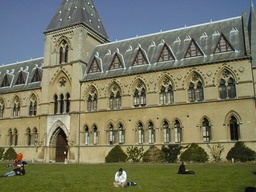
#> input picture 3d reconstruction/data/library/library1.jpg, 256 x 192 px, shrunk from 512 x 384 before the run, given in place of papadimitriou.png, which was not available
$ python hybrid_image.py   (Python 2 division)   (older library calls are emulated)
#> lines starting #> are read from the running program, lines starting #| are printed output that depends on the picture; pictures that were not available may be replaced by others from this repository, and a replacement may not be noted
### hybrid image/helper.py
import matplotlib.pyplot as plt
import numpy as np
import scipy.misc

# ------------------------------ useful functions ------------------------------- #
def gaussian_kernel(sigma, width = 5):

    kernel_val = np.zeros((width, width))
    center = (width - 1)/2
    for i in range(width):
        for j in range(width):
            dist_square = (center - i) ** 2 + (center - j) ** 2
            kernel_val[i, j] = np.exp(-dist_square/2.0/sigma**2)
    return kernel_val/np.sum(kernel_val)


def padding(img, width = 5):

    pad_len = int((width - 1)/2)
    return np.pad(img, [(pad_len, pad_len), (pad_len, pad_len), (0,0)], 'constant')


def convolution(kernel, patch):
    return np.sum(kernel * patch)


def Filter(img, sigma, width, type = "Gaussian"):

    if type == "Gaussian":
        d1, d2, d3 = img.shape
        new_img = np.zeros((d1, d2, d3))
        center = (width - 1)/2
        pad_img = padding(img, width)
        kernel = gaussian_kernel(sigma, width)

        for k in range(d3):
            for i in range(d1):
                for j in range(d2):
                    new_img[i, j, k] = convolution(kernel, pad_img[i:2*center+i+1, j:2*center+j+1, k])
        return new_img
    elif type == "Laplacian":
        return img - Filter(img, sigma, width, "Gaussian")


def normalize(ref_img, tgt_img):

    d3 = tgt_img.shape[2]
    new_img = np.zeros(tgt_img.shape)

    for k in range(d3):
        ref_min, ref_max = np.min(ref_img[:,:,k]), np.max(ref_img[:,:,k])
        tgt_min, tgt_max = np.min(tgt_img[:,:,k]), np.max(tgt_img[:,:,k])
        new_img[:,:,k] = ref_min + float(ref_max - ref_min)/float(tgt_max - tgt_min) * (tgt_img[:,:,k] - tgt_min)

    return new_img


def sharpen(img, sigma, width = 5, level = 0):
    return normalize(img, img + level * Filter(img, sigma, width, "Laplacian"))


def rgb_to_gray(img):
    return 0.2989 * img[:,:,0] + 0.5870 * img[:,:,1] + 0.1140 * img[:,:,2]

# [6 lines left out: function crop, not called in this run]
# --------------------------- functions for hybrid image ------------------------ #

def low_pass_filter(img, sigma, width):
    return Filter(img, sigma, width, "Gaussian")


def high_pass_filter(img, sigma, width):
    return Filter(img, sigma, width, "Laplacian")


def hybrid_image(img1, img2, sigma1, sigma2, width, alpha):
    return (1 - alpha) * low_pass_filter(img1, sigma1, width) + alpha * high_pass_filter(img2, sigma2, width)


# [17 lines left out: functions resample, pyramid, not called in this run]

### hybrid image/align_image_code.py
import math
import numpy as np
import matplotlib.pyplot as plt
import skimage.transform as sktr


def get_points(im1, im2):
    print('Please select 2 points in each image for alignment.')
    plt.imshow(im1)
    p1, p2 = plt.ginput(2)
    plt.close()
    plt.imshow(im2)
    p3, p4 = plt.ginput(2)
    plt.close()
    return (p1, p2, p3, p4)

# [59 lines left out: functions recenter, find_centers, align_image_centers, rescale_images, rotate_im1, match_img_size, not called in this run]

def align_images(im1, im2):
    pts = get_points(im1, im2)
    im1, im2 = align_image_centers(im1, im2, pts)
    im1, im2 = rescale_images(im1, im2, pts)
    im1, angle = rotate_im1(im1, im2, pts)
    im1, im2 = match_img_size(im1, im2)
    return im1, im2

### hybrid image/hybrid_image.py

# coding: utf-8

# In[1]:

import matplotlib
import matplotlib.pyplot as plt
from align_image_code import *
from helper import *

#%matplotlib inline
# get_ipython().magic('matplotlib qt')


# In[2]:

# First load images

# low sf
im1 = plt.imread('./papadimitriou.png')[:,:,:3]
#> im1 is the input picture: shape (192, 256, 3); mean R, G, B 116.2, 117.4, 94.6

# high sf
im2 = plt.imread('./malik.png')[:,:,:3]
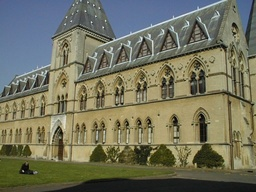
#> input picture 3d reconstruction/data/library/library2.jpg, 256 x 192 px, shrunk from 512 x 384 before the run, given in place of malik.png, which was not available
#> im2 is the input picture: shape (192, 256, 3); mean R, G, B 114.3, 114.3, 93.7


# In[3]:

# sharpen and normalize the second pictures in terms of the first one. This step can be skipped
im2 = sharpen(im2, 5, 15, 0.3)
#> call 2 of Filter, with sigma = 5, width = 15, type = 'Gaussian'
#> in padding, `return np.pad(img, [(pad_len, pad_len), (pad_len, pad_len), (0,0)], 'c..`:
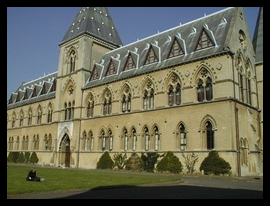
#> returned value: shape (206, 270, 3); mean of channels 0, 1, 2 101, 101, 82.8; drawn as R, G, B
#> after the loop in Filter (call 2), `for k in range(d3):`:
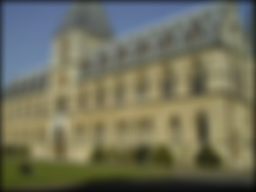
#> new_img: shape (192, 256, 3) float64; mean R, G, B 112, 111.8, 91.2
#> in Filter, `return img - Filter(img, sigma, width, "Gaussian")`:
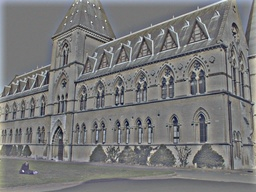
#> returned value: shape (192, 256, 3) float64; mean of channels 0, 1, 2 2.3, 2.5, 2.5; drawn with min black and max white
#> in normalize, `d3 = tgt_img.shape[2]`: d3 = 3
#> the loop in normalize, `for k in range(d3):` made 3 passes
#> (ref_min, ref_max, tgt_min, tgt_max) on passes 1 to 3: (4, 234, -27.7, 264.9), (0, 239, -37.5, 276.8), (0, 247, -34.01, 277.5)
#> after the loop in normalize, `for k in range(d3):`:
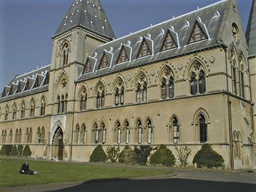
#> new_img: shape (192, 256, 3) float64; mean R, G, B 116.2, 116, 101.9
im2 = normalize(im1, im2)
#> the loop in normalize (call 2), `for k in range(d3):` made 3 passes
#> (ref_min, tgt_min, tgt_max) on passes 1 to 3: (4, 4, 234), (0, 0, 239), (0, 0, 247)


# In[4]:

# align two pictures by selecting two points as reference from each picture
#> (the run stopped early here; a loop or call above may not have finished)
